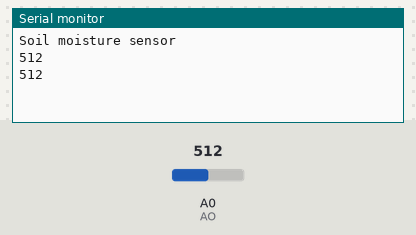
Recording of a sketch running on a simulated Arduino Uno, built with avr-gcc and run on an emulated ATmega328P. Parts: the last lines printed to the serial monitor. The test bench sets the inputs (shaded band); at power-on: A0 (AO) = 512.

Above: at 1.8 s.
1.9 s: A0 (AO) set to 716
At 2.8 s:
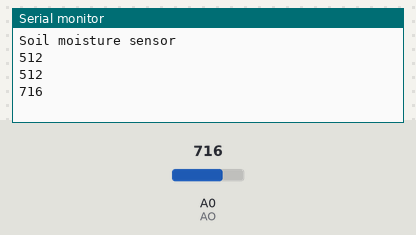
3.4 s: A0 (AO) set to 900
At 4.8 s:
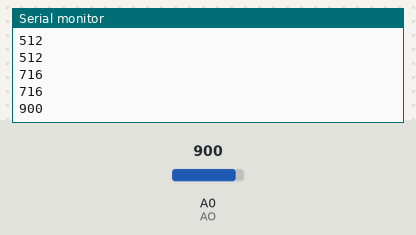
Timing chart, 0 to 6.4 s (numbered marks = the images above; inputs shaded):
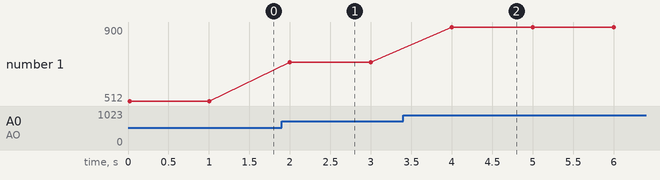

The sketch:

sensor.ino
```cpp
int AO = 0;
int nums;

void setup() {
  Serial.begin(9600);
  Serial.println("Soil moisture sensor");
  pinMode(AO, INPUT);
}

void loop() {
  nums = analogRead(AO);
  Serial.print(nums);
  Serial.println();
  delay(1000);
}
```

Measured:
- after the input at 1.9 s, the serial monitor: prints a new line after 0.10 s (image 1)
- after the input at 3.4 s, the serial monitor: prints a new line after 0.60 s (image 2)
- plotted number 1: 512 → 716 after the input at 1.9 s, 716 → 900 after the input at 3.4 s
